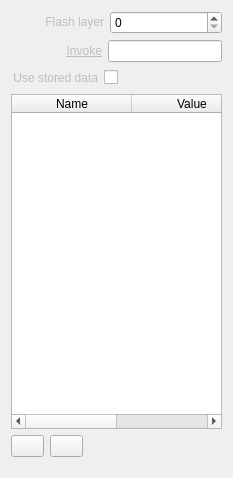
<?xml version="1.0" encoding="UTF-8"?>
<ui version="4.0">
 <class>InspectorTemplateWidget</class>
 <widget class="QWidget" name="InspectorTemplateWidget">
  <property name="geometry">
   <rect>
    <x>0</x>
    <y>0</y>
    <width>233</width>
    <height>478</height>
   </rect>
  </property>
  <property name="sizePolicy">
   <sizepolicy hsizetype="Preferred" vsizetype="MinimumExpanding">
    <horstretch>0</horstretch>
    <verstretch>0</verstretch>
   </sizepolicy>
  </property>
  <property name="minimumSize">
   <size>
    <width>0</width>
    <height>478</height>
   </size>
  </property>
  <layout class="QVBoxLayout" name="verticalLayout">
   <item>
    <layout class="QHBoxLayout" name="horizontalLayoutFlashlayer">
     <item>
      <spacer name="horizontalSpacerFlashlayer">
       <property name="orientation">
        <enum>Qt::Horizontal</enum>
       </property>
       <property name="sizeType">
        <enum>QSizePolicy::Fixed</enum>
       </property>
       <property name="sizeHint" stdset="0">
        <size>
         <width>34</width>
         <height>20</height>
        </size>
       </property>
      </spacer>
     </item>
     <item>
      <widget class="QLabel" name="labelFlashlayer">
       <property name="text">
        <string>&lt;a href=&quot;Flash layer&quot; style=&quot;color: #BEBEBE;&quot;&gt;Flash layer&lt;/a&gt;</string>
       </property>
       <property name="alignment">
        <set>Qt::AlignRight|Qt::AlignTrailing|Qt::AlignVCenter</set>
       </property>
      </widget>
     </item>
     <item>
      <widget class="QSpinBox" name="spinBoxFlashlayer">
       <property name="sizePolicy">
        <sizepolicy hsizetype="Expanding" vsizetype="Fixed">
         <horstretch>0</horstretch>
         <verstretch>0</verstretch>
        </sizepolicy>
       </property>
       <property name="maximum">
        <number>99</number>
       </property>
       <property name="value">
        <number>0</number>
       </property>
      </widget>
     </item>
    </layout>
   </item>
   <item>
    <layout class="QHBoxLayout" name="horizontalLayoutInvoke">
     <item>
      <spacer name="horizontalSpacerInvoke">
       <property name="orientation">
        <enum>Qt::Horizontal</enum>
       </property>
       <property name="sizeType">
        <enum>QSizePolicy::Fixed</enum>
       </property>
       <property name="sizeHint" stdset="0">
        <size>
         <width>55</width>
         <height>20</height>
        </size>
       </property>
      </spacer>
     </item>
     <item>
      <widget class="QLabel" name="labelInvoke">
       <property name="text">
        <string>&lt;a href=&quot;Invoke&quot; style=&quot;color: #BEBEBE;&quot;&gt;Invoke&lt;/a&gt;</string>
       </property>
       <property name="alignment">
        <set>Qt::AlignRight|Qt::AlignTrailing|Qt::AlignVCenter</set>
       </property>
      </widget>
     </item>
     <item>
      <widget class="QLineEdit" name="lineEditInvoke">
       <property name="placeholderText">
        <string/>
       </property>
      </widget>
     </item>
    </layout>
   </item>
   <item>
    <layout class="QHBoxLayout" name="horizontalLayoutLoop">
     <item>
      <spacer name="horizontalSpacerLoop1">
       <property name="orientation">
        <enum>Qt::Horizontal</enum>
       </property>
       <property name="sizeType">
        <enum>QSizePolicy::Fixed</enum>
       </property>
       <property name="sizeHint" stdset="0">
        <size>
         <width>2</width>
         <height>20</height>
        </size>
       </property>
      </spacer>
     </item>
     <item>
      <widget class="QLabel" name="labelUseStoredData">
       <property name="text">
        <string>&lt;a href=&quot;Use stored data&quot; style=&quot;color: #BEBEBE;&quot;&gt;Use stored data&lt;/a&gt;</string>
       </property>
       <property name="alignment">
        <set>Qt::AlignRight|Qt::AlignTrailing|Qt::AlignVCenter</set>
       </property>
      </widget>
     </item>
     <item>
      <widget class="QCheckBox" name="checkBoxUseStoredData">
       <property name="layoutDirection">
        <enum>Qt::RightToLeft</enum>
       </property>
       <property name="text">
        <string/>
       </property>
      </widget>
     </item>
     <item>
      <spacer name="horizontalSpacerLoop2">
       <property name="orientation">
        <enum>Qt::Horizontal</enum>
       </property>
       <property name="sizeHint" stdset="0">
        <size>
         <width>40</width>
         <height>20</height>
        </size>
       </property>
      </spacer>
     </item>
    </layout>
   </item>
   <item>
    <layout class="QHBoxLayout" name="horizontalLayoutData">
     <item>
      <widget class="QTableWidget" name="tableWidgetTemplateData">
       <property name="alternatingRowColors">
        <bool>true</bool>
       </property>
       <property name="selectionMode">
        <enum>QAbstractItemView::SingleSelection</enum>
       </property>
       <property name="showGrid">
        <bool>false</bool>
       </property>
       <attribute name="horizontalHeaderDefaultSectionSize">
        <number>120</number>
       </attribute>
       <attribute name="horizontalHeaderStretchLastSection">
        <bool>true</bool>
       </attribute>
       <attribute name="verticalHeaderVisible">
        <bool>false</bool>
       </attribute>
       <attribute name="verticalHeaderDefaultSectionSize">
        <number>21</number>
       </attribute>
       <column>
        <property name="text">
         <string>Name</string>
        </property>
       </column>
       <column>
        <property name="text">
         <string>Value</string>
        </property>
       </column>
      </widget>
     </item>
    </layout>
   </item>
   <item>
    <layout class="QHBoxLayout" name="horizontalLayoutRow">
     <item>
      <widget class="QToolButton" name="toolButtonAddTemplateData">
       <property name="minimumSize">
        <size>
         <width>33</width>
         <height>22</height>
        </size>
       </property>
       <property name="maximumSize">
        <size>
         <width>33</width>
         <height>22</height>
        </size>
       </property>
       <property name="font">
        <font>
         <weight>75</weight>
         <bold>true</bold>
        </font>
       </property>
       <property name="toolTip">
        <string>Add new device</string>
       </property>
      </widget>
     </item>
     <item>
      <widget class="QToolButton" name="toolButtonRemoveTemplateData">
       <property name="minimumSize">
        <size>
         <width>33</width>
         <height>22</height>
        </size>
       </property>
       <property name="maximumSize">
        <size>
         <width>33</width>
         <height>22</height>
        </size>
       </property>
       <property name="font">
        <font>
         <weight>75</weight>
         <bold>true</bold>
        </font>
       </property>
       <property name="toolTip">
        <string>Remove device</string>
       </property>
      </widget>
     </item>
     <item>
      <spacer name="horizontalSpacerRow">
       <property name="orientation">
        <enum>Qt::Horizontal</enum>
       </property>
       <property name="sizeHint" stdset="0">
        <size>
         <width>40</width>
         <height>20</height>
        </size>
       </property>
      </spacer>
     </item>
    </layout>
   </item>
   <item>
    <spacer name="verticalSpacerTemplate">
     <property name="orientation">
      <enum>Qt::Vertical</enum>
     </property>
     <property name="sizeType">
      <enum>QSizePolicy::Fixed</enum>
     </property>
     <property name="sizeHint" stdset="0">
      <size>
       <width>20</width>
       <height>10</height>
      </size>
     </property>
    </spacer>
   </item>
  </layout>
 </widget>
 <resources/>
 <connections>
  <connection>
   <sender>spinBoxFlashlayer</sender>
   <signal>valueChanged(int)</signal>
   <receiver>InspectorTemplateWidget</receiver>
   <slot>flashlayerChanged(int)</slot>
   <hints>
    <hint type="sourcelabel">
     <x>201</x>
     <y>29</y>
    </hint>
    <hint type="destinationlabel">
     <x>211</x>
     <y>48</y>
    </hint>
   </hints>
  </connection>
  <connection>
   <sender>toolButtonAddTemplateData</sender>
   <signal>clicked()</signal>
   <receiver>InspectorTemplateWidget</receiver>
   <slot>addRow()</slot>
   <hints>
    <hint type="sourcelabel">
     <x>35</x>
     <y>407</y>
    </hint>
    <hint type="destinationlabel">
     <x>2</x>
     <y>423</y>
    </hint>
   </hints>
  </connection>
  <connection>
   <sender>toolButtonRemoveTemplateData</sender>
   <signal>clicked()</signal>
   <receiver>InspectorTemplateWidget</receiver>
   <slot>removeRow()</slot>
   <hints>
    <hint type="sourcelabel">
     <x>81</x>
     <y>407</y>
    </hint>
    <hint type="destinationlabel">
     <x>211</x>
     <y>425</y>
    </hint>
   </hints>
  </connection>
  <connection>
   <sender>tableWidgetTemplateData</sender>
   <signal>itemChanged(QTableWidgetItem*)</signal>
   <receiver>InspectorTemplateWidget</receiver>
   <slot>itemChanged(QTableWidgetItem*)</slot>
   <hints>
    <hint type="sourcelabel">
     <x>168</x>
     <y>308</y>
    </hint>
    <hint type="destinationlabel">
     <x>211</x>
     <y>295</y>
    </hint>
   </hints>
  </connection>
  <connection>
   <sender>lineEditInvoke</sender>
   <signal>textChanged(QString)</signal>
   <receiver>InspectorTemplateWidget</receiver>
   <slot>invokeChanged(QString)</slot>
   <hints>
    <hint type="sourcelabel">
     <x>167</x>
     <y>50</y>
    </hint>
    <hint type="destinationlabel">
     <x>3</x>
     <y>41</y>
    </hint>
   </hints>
  </connection>
  <connection>
   <sender>labelFlashlayer</sender>
   <signal>linkActivated(QString)</signal>
   <receiver>InspectorTemplateWidget</receiver>
   <slot>resetFlashlayer(QString)</slot>
   <hints>
    <hint type="sourcelabel">
     <x>63</x>
     <y>24</y>
    </hint>
    <hint type="destinationlabel">
     <x>3</x>
     <y>21</y>
    </hint>
   </hints>
  </connection>
  <connection>
   <sender>labelInvoke</sender>
   <signal>linkActivated(QString)</signal>
   <receiver>InspectorTemplateWidget</receiver>
   <slot>resetInvoke(QString)</slot>
   <hints>
    <hint type="sourcelabel">
     <x>100</x>
     <y>57</y>
    </hint>
    <hint type="destinationlabel">
     <x>0</x>
     <y>68</y>
    </hint>
   </hints>
  </connection>
  <connection>
   <sender>checkBoxUseStoredData</sender>
   <signal>stateChanged(int)</signal>
   <receiver>InspectorTemplateWidget</receiver>
   <slot>useStoredDataChanged(int)</slot>
   <hints>
    <hint type="sourcelabel">
     <x>113</x>
     <y>75</y>
    </hint>
    <hint type="destinationlabel">
     <x>236</x>
     <y>73</y>
    </hint>
   </hints>
  </connection>
  <connection>
   <sender>labelUseStoredData</sender>
   <signal>linkActivated(QString)</signal>
   <receiver>InspectorTemplateWidget</receiver>
   <slot>resetUseStoredData(QString)</slot>
   <hints>
    <hint type="sourcelabel">
     <x>55</x>
     <y>81</y>
    </hint>
    <hint type="destinationlabel">
     <x>236</x>
     <y>102</y>
    </hint>
   </hints>
  </connection>
 </connections>
 <slots>
  <slot>flashlayerChanged(int)</slot>
  <slot>addRow()</slot>
  <slot>removeRow()</slot>
  <slot>itemChanged(QTableWidgetItem*)</slot>
  <slot>invokeChanged(QString)</slot>
  <slot>resetFlashlayer(QString)</slot>
  <slot>resetInvoke(QString)</slot>
  <slot>useStoredDataChanged(int)</slot>
  <slot>resetUseStoredData(QString)</slot>
 </slots>
</ui>
